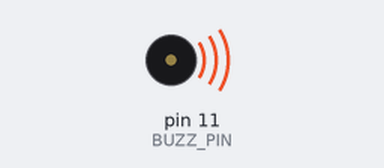
The sketch below on a simulated Arduino Uno, built with avr-gcc and run on an emulated ATmega328P. Shown: buzzer (waves = sounding).

Above: at 0.1 s.
Timing chart, 0 to 40.0 s (numbered marks = the images above):
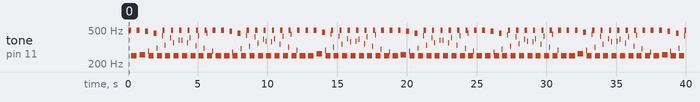

The sketch:

Lesson_23_-_Changing_Tone_of_an_Active_Buzzer.ino
```cpp
//We are changing the tone of an active buzzer
//It is much easier to use a passive buzzer for changing tones
//However we are just learning how to change the tone for the active buzzer for the sake of it
//The active buzzer will switch between two for loops for two different sounds performing on after the other
//Declaring Variables
int BUZZ_PIN = 11;
int DELAY_1 = 1;
int DELAY_2 = 2;
int j;


void setup() {
  //Sarting Buzzer Pin
  pinMode(BUZZ_PIN, OUTPUT);
}

void loop() {
  //Setting up for loop for different tone
  //Sound Number 1
  for (j = 1; j <= 100; j = j + 1) {
    digitalWrite(BUZZ_PIN, HIGH);
    delay(DELAY_1);
    digitalWrite(BUZZ_PIN, LOW);
    delay(DELAY_1);
  }

  //Setting up for loop for different tone (2)
  //Sound Number 2
  for (j = 1; j <= 100; j = j + 1) {
    digitalWrite(BUZZ_PIN, HIGH);
    delay(DELAY_2);
    digitalWrite(BUZZ_PIN, LOW);
    delay(DELAY_2);
  }
}
```

Measured:
- by itself, tone on pin 11 (BUZZ_PIN): plays 495 Hz for 0.20 s, 249 Hz for 0.40 s, 495 Hz for 0.20 s, 255 Hz for 0.40 s, 482 Hz for 0.20 s, 281 Hz for 0.04 s … (226 notes in this stretch)
